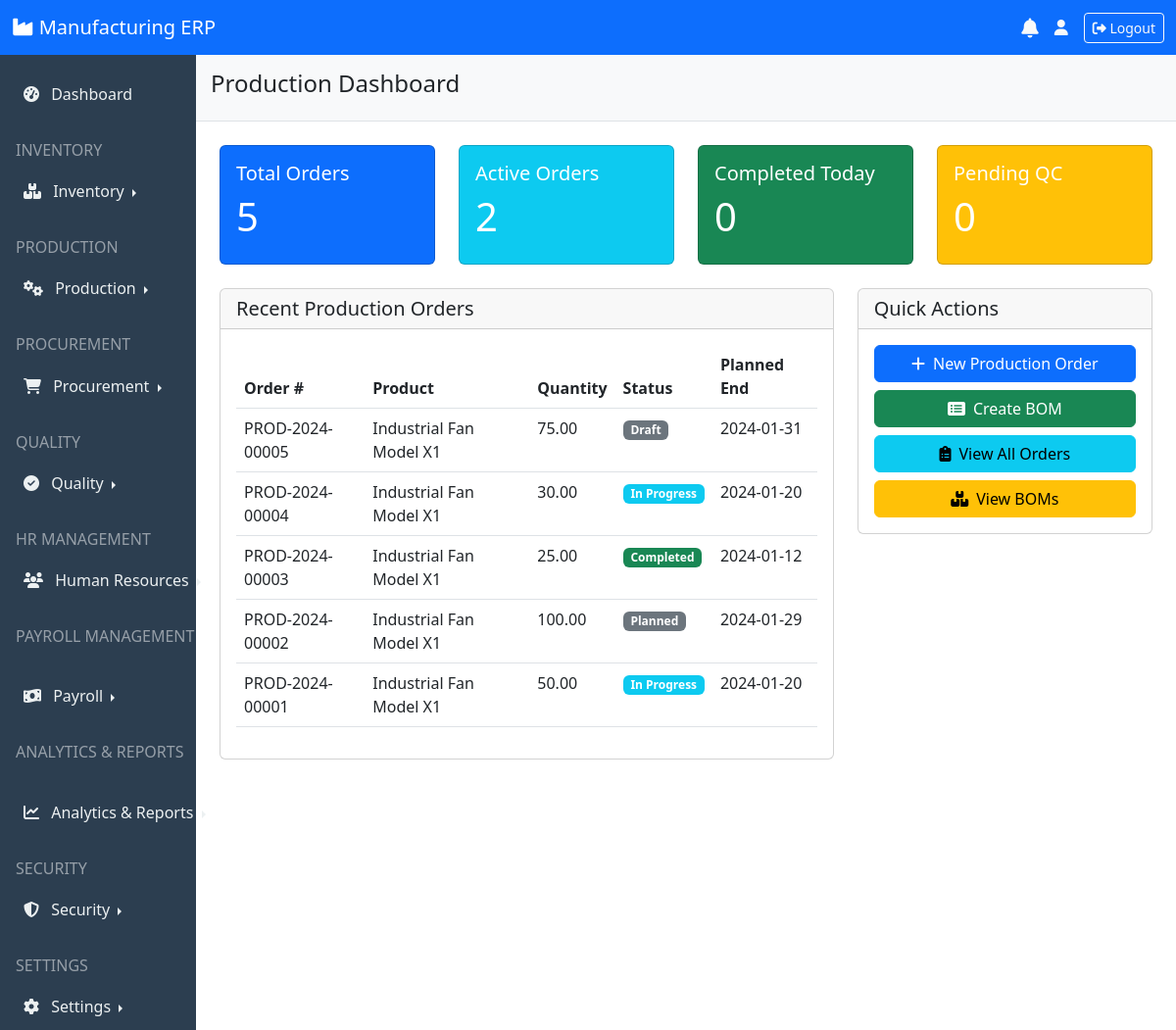
The page /production/dashboard/ on the database its author committed.
### production/models.py (models this page shows, shortened)
class ProductionOrder(TimeStampedModel):
    ORDER_STATUS = [
        ('draft', 'Draft'),
        ('planned', 'Planned'),
        ('released', 'Released'),
        ('in_progress', 'In Progress'),
        ('partially_completed', 'Partially Completed'),
        ('completed', 'Completed'),
        ('cancelled', 'Cancelled'),
        ('on_hold', 'On Hold'),
    ]
    order_number = models.CharField(max_length=50, unique=True)
    bom = models.ForeignKey(BillOfMaterials, on_delete=models.PROTECT)
    product = models.ForeignKey('inventory.Product', on_delete=models.PROTECT)
    quantity = models.DecimalField(max_digits=10, decimal_places=2)
    uom = models.ForeignKey('inventory.UnitOfMeasure', on_delete=models.PROTECT)
    planned_start = models.DateTimeField()
    planned_end = models.DateTimeField()
    actual_start = models.DateTimeField(null=True, blank=True)
    actual_end = models.DateTimeField(null=True, blank=True)
    status = models.CharField(max_length=20, choices=ORDER_STATUS, default='draft')
    priority = models.IntegerField(default=5)  # 1=Highest, 10=Lowest
    work_center = models.ForeignKey(WorkCenter, on_delete=models.SET_NULL, null=True, blank=True)
    supervisor = models.ForeignKey('hr.Employee', on_delete=models.SET_NULL,
                                 null=True, blank=True, related_name='supervised_orders')
    completed_quantity = models.DecimalField(max_digits=10, decimal_places=2, default=0)
    rejected_quantity = models.DecimalField(max_digits=10, decimal_places=2, default=0)
    production_cost = models.DecimalField(max_digits=12, decimal_places=2, default=0)
    material_cost = models.DecimalField(max_digits=12, decimal_places=2, default=0)
    notes = models.TextField(blank=True)

### inventory/models.py (models this page shows, shortened)
class TimeStampedModel(models.Model):
    created_at = models.DateTimeField(auto_now_add=True)
    updated_at = models.DateTimeField(auto_now=True)
    created_by = models.ForeignKey(User, on_delete=models.SET_NULL,
                                  null=True, related_name='created_%(class)s')
    updated_by = models.ForeignKey(User, on_delete=models.SET_NULL,
                                  null=True, related_name='updated_%(class)s')
    class Meta:
        abstract = True

class Product(TimeStampedModel):
    SKU = models.CharField(max_length=50, unique=True)
    name = models.CharField(max_length=200)
    description = models.TextField(blank=True)
    category = models.ForeignKey(Category, on_delete=models.SET_NULL, null=True, blank=True)
    unit_of_measure = models.ForeignKey(UnitOfMeasure, on_delete=models.PROTECT)
    type_choices = [
        ('raw', 'Raw Material'),
        ('finished', 'Finished Goods'),
        ('semi', 'Semi-Finished'),
        ('consumable', 'Consumable'),
    ]
    product_type = models.CharField(max_length=20, choices=type_choices)
    min_stock = models.DecimalField(max_digits=10, decimal_places=2, default=0)
    max_stock = models.DecimalField(max_digits=10, decimal_places=2, default=0)
    is_active = models.BooleanField(default=True)

### production/views.py (the view)
# urls.py: path('production/', views.production_analytics_dashboard, name='production_dashboard'),
def production_dashboard(request):
    from datetime import datetime, timedelta
    today = timezone.now().date()
    week_ago = today - timedelta(days=7)
    total_orders = ProductionOrder.objects.count()
    active_orders = ProductionOrder.objects.filter(
        status__in=['in_progress', 'released']
    ).count()
    completed_today = ProductionOrder.objects.filter(
        status='completed',
        actual_end__date=today
    ).count()
    recent_orders = ProductionOrder.objects.select_related('product').order_by('-created_at')[:10]
    status_counts = ProductionOrder.objects.values('status').annotate(
        count=Count('id')
    )
    context = {
        'total_orders': total_orders,
        'active_orders': active_orders,
        'completed_today': completed_today,
        'recent_orders': recent_orders,
        'status_counts': status_counts,
    }
    return render(request, 'production/dashboard.html', context)

### templates/production/dashboard.html (shortened to what this page needs)
{% extends 'base.html' %}
{% block page_title %}Production Dashboard{% endblock %}
{% block content %}
<div class="row">
    <div class="col-md-3 mb-4">
        <div class="card bg-primary text-white">
            <div class="card-body">
                <h5 class="card-title">Total Orders</h5>
                <h2 class="display-6">{{ total_orders }}</h2>
            </div>
        </div>
    </div>
    <div class="col-md-3 mb-4">
        <div class="card bg-info text-white">
            <div class="card-body">
                <h5 class="card-title">Active Orders</h5>
                <h2 class="display-6">{{ active_orders }}</h2>
            </div>
        </div>
    </div>
    <div class="col-md-3 mb-4">
        <div class="card bg-success text-white">
            <div class="card-body">
                <h5 class="card-title">Completed Today</h5>
                <h2 class="display-6">{{ completed_today }}</h2>
            </div>
        </div>
    </div>
    <div class="col-md-3 mb-4">
        <div class="card bg-warning text-white">
            <div class="card-body">
                <h5 class="card-title">Pending QC</h5>
                <h2 class="display-6">0</h2>
            </div>
        </div>
    </div>
</div>
<div class="row">
    <div class="col-md-8">
        <div class="card">
            <div class="card-header">
                <h5 class="card-title mb-0">Recent Production Orders</h5>
            </div>
            <div class="card-body">
                <div class="table-responsive">
                    <table class="table table-hover">
                        <thead>
                            <tr>
                                <th>Order #</th>
                                <th>Product</th>
                                <th>Quantity</th>
                                <th>Status</th>
                                <th>Planned End</th>
                            </tr>
                        </thead>
                        <tbody>
                            {% for order in recent_orders %}
                            <tr>
                                <td>{{ order.order_number }}</td>
                                <td>{{ order.product.name }}</td>
                                <td>{{ order.quantity }}</td>
                                <td>
                                    <span class="badge bg-{% if order.status == 'completed' %}success
                                                         {% elif order.status == 'in_progress' %}info
                                                         {% elif order.status == 'released' %}primary
                                                         {% else %}secondary{% endif %}">
                                        {{ order.get_status_display }}
                                    </span>
                                </td>
                                <td>{{ order.planned_end|date:"Y-m-d" }}</td>
                            </tr>
                            {% empty %}
                            <tr>
                                <td colspan="5" class="text-center">No production orders found</td>
                            </tr>
                            {% endfor %}
                        </tbody>
                    </table>
                </div>
            </div>
        </div>
    </div>
    <div class="col-md-4">
        <div class="card">
            <div class="card-header">
                <h5 class="card-title mb-0">Quick Actions</h5>
            </div>
            <div class="card-body">
                <div class="d-grid gap-2">
                    <a href="{% url 'production:order_create' %}" class="btn btn-primary">
                        <i class="fas fa-plus me-2"></i>New Production Order
                    </a>
                    <a href="{% url 'production:bom_create' %}" class="btn btn-success">
                        <i class="fas fa-list-alt me-2"></i>Create BOM
                    </a>
                    <a href="{% url 'production:order_list' %}" class="btn btn-info">
                        <i class="fas fa-clipboard-list me-2"></i>View All Orders
                    </a>
                    <a href="{% url 'production:bom_list' %}" class="btn btn-warning">
                        <i class="fas fa-boxes me-2"></i>View BOMs
                    </a>
                </div>
            </div>
        </div>
    </div>
</div>
{% endblock %}

### rows shown on the page
ProductionOrder: order_number "PROD-2024-00005", product.name "Industrial Fan Model X1", quantity "75.00", status "Draft", planned_end "2024-01-31"
ProductionOrder: order_number "PROD-2024-00004", product.name "Industrial Fan Model X1", quantity "30.00", status "In Progress", planned_end "2024-01-20"
ProductionOrder: order_number "PROD-2024-00003", product.name "Industrial Fan Model X1", quantity "25.00", status "Completed", planned_end "2024-01-12"
ProductionOrder: order_number "PROD-2024-00002", product.name "Industrial Fan Model X1", quantity "100.00", status "Planned", planned_end "2024-01-29"
ProductionOrder: order_number "PROD-2024-00001", product.name "Industrial Fan Model X1", quantity "50.00", status "In Progress", planned_end "2024-01-20"

### other values the page prints
{{ total_orders }} "5"
{{ active_orders }} "2"
{{ completed_today }} "0"
